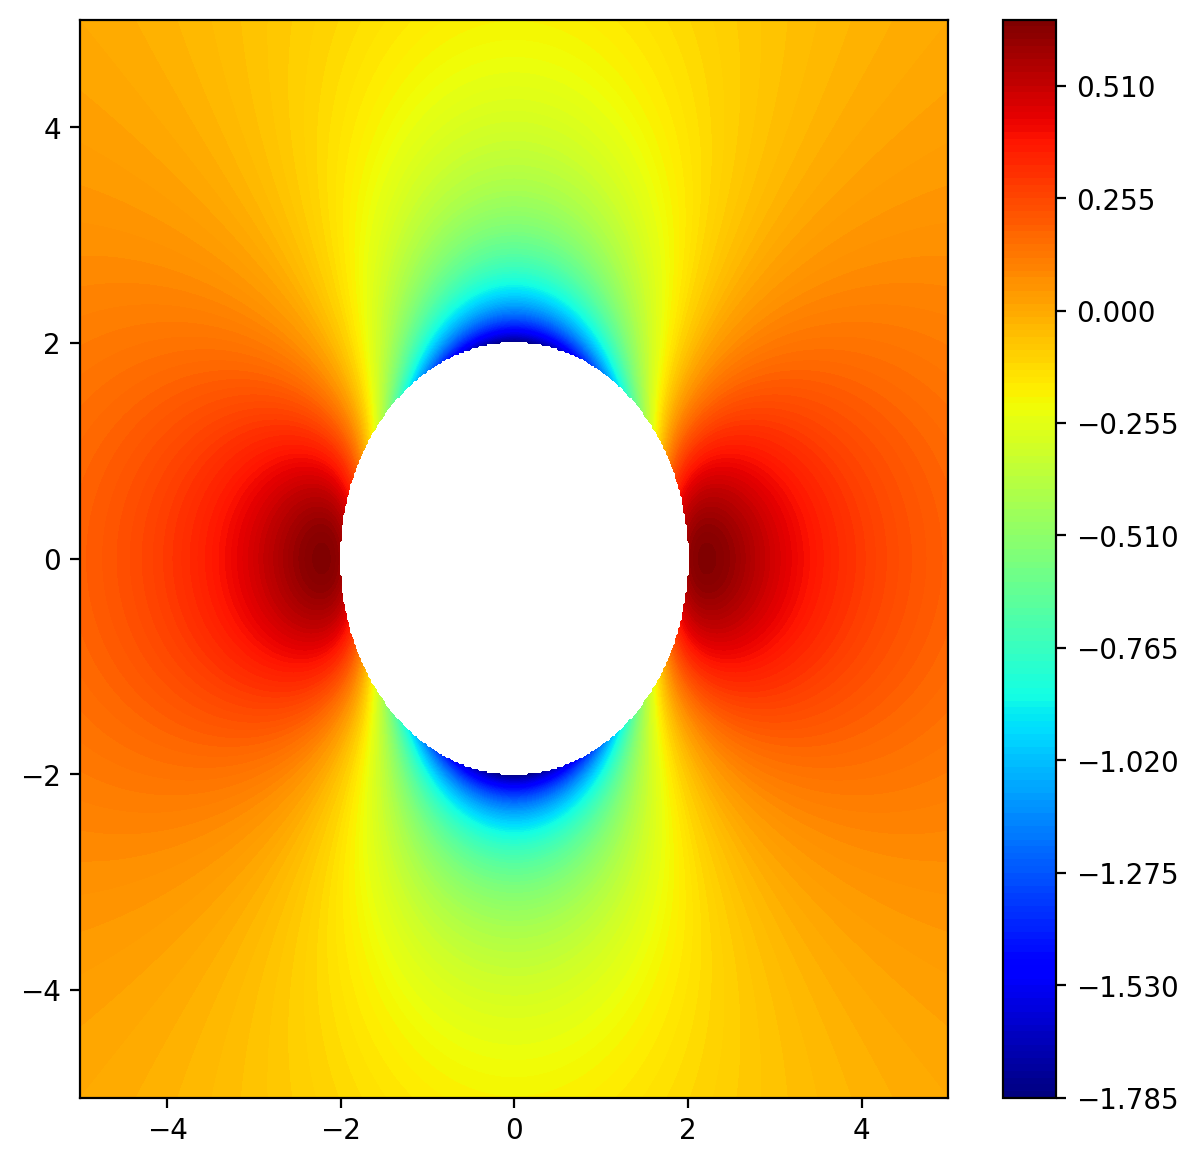

Reproduce this figure in Python.
import numpy as np
import matplotlib.pyplot as plt
from numpy import cos,sin

x = np.linspace(-5,5,500)
y = np.linspace(-5,5,500)
X,Y = np.meshgrid(x,y)

U = 1
R = 2
rho = 1.2

r = np.sqrt(X**2+Y**2)
theta = np.arctan(Y/X)

P = (0.5*rho*U**2)*((2*(R/r)**2*(cos(theta)**2-sin(theta)**2) - (R/r)**6))
P[r<R] = np.nan 

plt.figure(figsize=(7,7),dpi=200)
circle1 = plt.Circle((0,0),R,color='white')
plt.gca().add_patch(circle1)

plt.contourf(X,Y,P,200,cmap='jet')
plt.colorbar()
